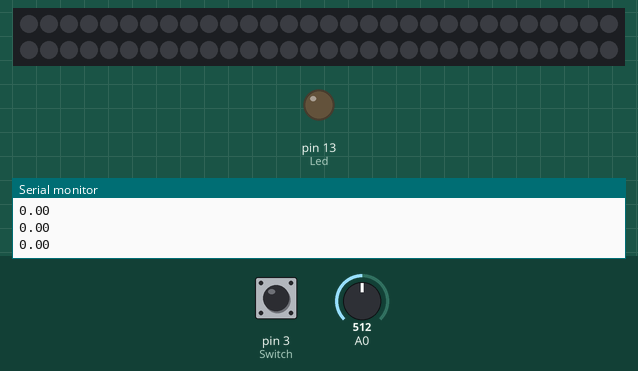
Simulated run of this sketch. Board: Arduino Uno, built with avr-gcc and run on an emulated ATmega328P. Shown: 60 RGB LEDs in strip order, left to right, continuing on the next row, output pins drawn as LEDs (lit = HIGH), the last lines printed to the serial monitor. The inputs (shaded band) are chosen by the test bench; at power-on: A0 = 512, pin 3 (Switch) HIGH. Dim RGB values are drawn brighter than linear.

Above: at 4.2 s.
4.3 s: A0 set to 716
At 4.35 s:
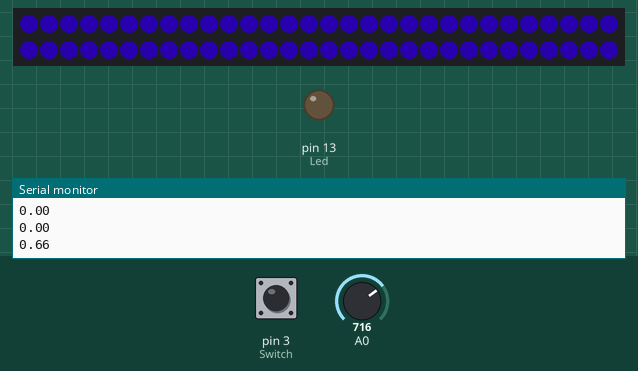
Timing chart, 0 to 7.3 s (numbered marks = the images above; inputs shaded):
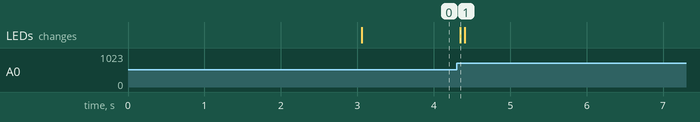

The sketch:

AmplitudeColorChange.ino
```cpp
#include "FastLED.h"

      // 2015 Lume440: I am maos.
    //Status: Working. This script reads the mic signal, calculates the signals amplitude, converts that value to the pixels setBrightness variable to control the lights
  //TODO Comment out functions, combine with sdCardAmplitudeDatav1.ino
//ring
#if FASTLED_VERSION < 3001000
#error "Requires FastLED 3.1 or later; check github for latest code."
#endif

//mic
const int sampleWindow = 50; // Sample window width in mS (50 mS = 20Hz)
unsigned int sample;

//ring
#define DATA_PIN    4
//#define CLK_PIN   4
#define LED_TYPE    WS2811
#define COLOR_ORDER GRB
#define NUM_LEDS    60
CRGB leds[NUM_LEDS];

#define BRIGHTNESS          96
#define FRAMES_PER_SECOND  120

//button setup
uint8_t Switch = 3;
uint8_t Led =13;
boolean LedState =LOW;
int SwitchState =0;
int SwitchDebounce;
int LastSwitchState=HIGH;
int LastSwitchDebounce=LOW;
int Counter=100;

unsigned long LastDebounceTime = 0;
unsigned long DebounceDelay = 50;

void setup() {
  delay(3000); // 3 second delay for recovery
  Serial.begin(9600); //serial output to monitor mic signal

  // tell FastLED about the LED strip configuration
  FastLED.addLeds<LED_TYPE,DATA_PIN,COLOR_ORDER>(leds, NUM_LEDS).setCorrection(TypicalLEDStrip);
  //FastLED.addLeds<LED_TYPE,DATA_PIN,CLK_PIN,COLOR_ORDER>(leds, NUM_LEDS).setCorrection(TypicalLEDStrip);

  // set master brightness control
  FastLED.setBrightness(BRIGHTNESS);
  pinMode(Switch,INPUT);
  digitalWrite(Switch,HIGH);
  pinMode(Led,OUTPUT);
}


// List of patterns to cycle through.  Each is defined as a separate function below.
typedef void (*SimplePatternList[])();
SimplePatternList gPatterns = { bpm };

uint8_t gCurrentPatternNumber = 0; // Index number of which pattern is current
uint8_t gHue = 0; // rotating "base color" used by many of the patterns


void loop()
{
  // Call the current pattern function once, updating the 'leds' array
  gPatterns[gCurrentPatternNumber]();

  // send the 'leds' array out to the actual LED strip
  FastLED.show();
  // insert a delay to keep the framerate modest
  FastLED.delay(1000/FRAMES_PER_SECOND);

  // do some periodic updates
  EVERY_N_MILLISECONDS( 20 ) { gHue++; } // slowly cycle the "base color" through the rainbow
  EVERY_N_SECONDS( 10 ) { nextPattern(); } // change patterns periodically

  //mic

}

#define ARRAY_SIZE(A) (sizeof(A) / sizeof((A)[0]))

void nextPattern()
{
  // add one to the current pattern number, and wrap around at the end
  gCurrentPatternNumber = (gCurrentPatternNumber + 1) % ARRAY_SIZE( gPatterns);
}


void bpm()
{ //Start button
  int CurrentSwitch = digitalRead(Switch);
  if (CurrentSwitch != LastSwitchDebounce)
  {
    LastDebounceTime = millis();
  }
  if ((millis() - LastDebounceTime) > DebounceDelay)
  {
    if (CurrentSwitch != LastSwitchState)
    {
      if (CurrentSwitch == LOW)
      {
        Counter=Counter+5;
        Serial.println(Counter);
      }
    }
    LastSwitchState=CurrentSwitch;
  }
  LastSwitchDebounce = CurrentSwitch;
  //mic
   unsigned long startMillis= millis();  // Start of sample window
   unsigned int peakToPeak = 0;   // peak-to-peak level

   unsigned int signalMax = 0;
   unsigned int signalMin = 1024;

   // collect data for 50 mS
   while (millis() - startMillis < sampleWindow)
   {
      sample = analogRead(0);
      if (sample < 1024)  // toss out spurious readings
      {
         if (sample > signalMax)
         {
            signalMax = sample;  // save just the max levels
         }
         else if (sample < signalMin)
         {
            signalMin = sample;  // save just the min levels
         }
      }
   }
   peakToPeak = signalMax - signalMin;  // max - min = peak-peak amplitude
   double volts = (peakToPeak * 3.3) / 1024;  // convert to volts

   Serial.println(volts);
  // colored stripes pulsing at a defined Beats-Per-Minute (BPM)
  Counter = (102);
  uint8_t BeatsPerMinute = Counter;
  CRGBPalette16 palette = CloudColors_p;
  uint8_t beat = beatsin8( BeatsPerMinute, 64, 255);
  for( int i = 0; i < NUM_LEDS; i++) { //9948
  fill_solid( leds, NUM_LEDS, CRGB(50,0,200));
  FastLED.setBrightness(volts * 100);
  }
}
```

Measured:
- after the input at 4.3 s, the LEDs: change at once (image 1)
